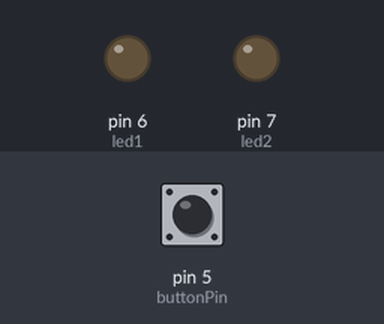
Simulated run of this sketch. Board: Arduino Uno, built with avr-gcc and run on an emulated ATmega328P. Parts: output pins drawn as LEDs (lit = HIGH). Dashed ring = blinking. The test bench sets the inputs (shaded band); at power-on: pin 5 (buttonPin) LOW.

Above: at 1.2 s.
1.3 s: pin 5 (buttonPin) pulled HIGH for 0.15 s
At 1.7 s:
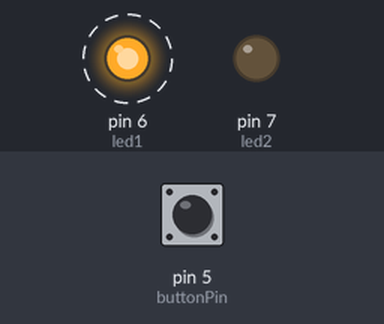
At 2.2 s:
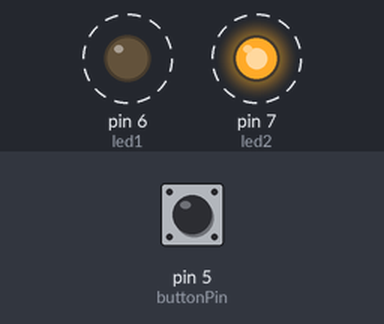
4.3 s: pin 5 (buttonPin) pulled HIGH for 3.2 s
Timing chart, 0 to 15.0 s (numbered marks = the images above; inputs shaded):
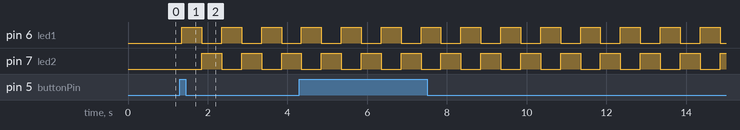

Measured:
- after the input at 1.3 s, pin 6 (led1): alternates HIGH for 0.50 s and LOW for 0.50 s, starting after 0.05 s; pin 7 (led2): alternates HIGH for 0.50 s and LOW for 0.50 s, starting after 0.55 s

The sketch:

sketch.ino
```cpp
const int led1 = 6;
const int led2 = 7;
const int buttonPin = 5;

bool isBlinking = false;
bool lastButtonState = LOW;
unsigned long lastDebounceTime = 0;
const unsigned long debounceDelay = 50;

void setup() {
  pinMode(led1, OUTPUT);
  pinMode(led2, OUTPUT);
  pinMode(buttonPin, INPUT);
}

void loop() {
  int buttonState = digitalRead(buttonPin);

  if (buttonState != lastButtonState) {
    lastDebounceTime = millis();
  }
  if ((millis() - lastDebounceTime) > debounceDelay) {
    if (buttonState == HIGH) {
      isBlinking = !isBlinking;
    }
  }
  lastButtonState = buttonState;

  if (isBlinking) {
    digitalWrite(led1, HIGH);
    digitalWrite(led2, LOW);
    delay(500);
    digitalWrite(led1, LOW);
    digitalWrite(led2, HIGH);
    delay(500);
  } else {
    digitalWrite(led1, LOW);
    digitalWrite(led2, LOW);
  }
}
```
